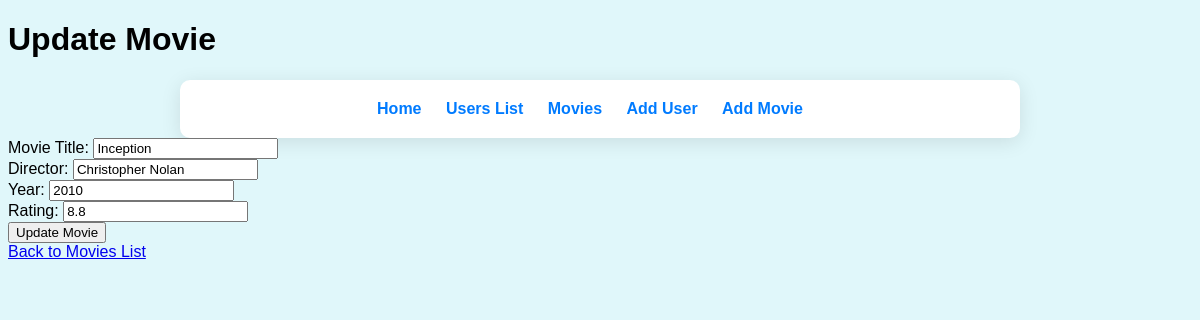
The app's page /users/1/update_movie/22 with its own data.
### modelsDB.py (models this page shows)
class Movie(db.Model):
    id = db.Column(db.Integer, primary_key=True)
    name = db.Column(db.String(100), nullable=False)
    director = db.Column(db.String(100), nullable=False)
    year = db.Column(db.Integer, nullable=False)
    rating = db.Column(db.Float, nullable=False)
    user_id = db.Column(db.Integer, db.ForeignKey('user.id'), nullable=False)

### app.py (the view, shortened to what this page needs)
    @app.route('/users/<int:user_id>/update_movie/<int:movie_id>', methods=['GET', 'POST'])
    def update_movie(user_id, movie_id):
        movie = data_manager.get_movie(movie_id)
        if movie is None:
            return "Movie is not found", 404
        return render_template('update_movie.html', movie=movie, user_id=user_id)

### datamanager/sqlite_data_manager.py (called while the page is built)
    def get_movie(self, movie_id):
        with current_app.app_context():
            movie = Movie.query.get(movie_id)
            return movie if movie else None

### templates/update_movie.html (shortened to what this page needs)
<!DOCTYPE html>
<html lang="en">
<head>
    <link rel="stylesheet" href="{{ url_for('static', filename='styles.css') }}">
</head>
<body>
    <h1>Update Movie</h1>
    <div class="nav-container">
        <nav>
            <ul class="nav-list">
                <li><a href="{{ url_for('home') }}">Home</a></li>
                <li><a href="{{ url_for('list_users') }}">Users List</a></li>
                <li><a href="{{ url_for('user_movies', user_id=user_id) }}">Movies</a></li>
                <li><a href="{{ url_for('add_user') }}">Add User</a></li>
                <li><a href="{{ url_for('add_movie', user_id=user_id) }}">Add Movie</a></li>
            </ul>
        </nav>
    </div>
    <form method="post" action="{{ url_for('update_movie', user_id=user_id, movie_id=movie.id) }}">
        <label for="title">Movie Title:</label>
        <input type="text" id="title" name="title" value="{{ movie.name }}" required><br>
        <label for="director">Director:</label>
        <input type="text" id="director" name="director" value="{{ movie.director }}" required><br>
        <label for="year">Year:</label>
        <input type="number" id="year" name="year" value="{{ movie.year }}" required><br>
        <label for="rating">Rating:</label>
        <input type="number" id="rating" name="rating" value="{{ movie.rating }}" step="0.1" required><br>
        <button type="submit">Update Movie</button>
    </form>
    <a href="{{ url_for('user_movies', user_id=user_id) }}">Back to Movies List</a>
</body>
</html>

### static/styles.css (style rules this page uses)
body { font-family: Arial, sans-serif; background-color: #e0f7fa; }
.nav-container { background-color: #fff; padding: 20px; border-radius: 10px; box-shadow: 0 4px 20px rgba(0, 0, 0, 0.1); max-width: 800px; margin: 0 auto; transition: transform 0.3s; }
.nav-list { list-style-type: none; padding: 0; margin: 0; text-align: center; }
.nav-list li { display: inline; margin-right: 20px; }
.nav-list li a { text-decoration: none; color: #007BFF; font-weight: bold; }

### records on screen
Movie: title "Inception", director "Christopher Nolan", year "2010", rating "8.8"
